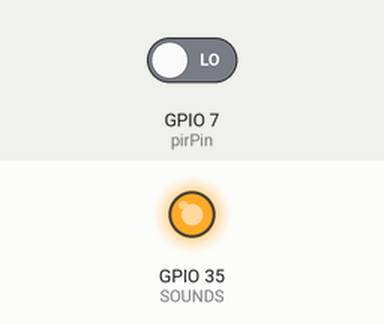
Bench run of a sketch on a simulated ESP32. Parts: output pins drawn as LEDs (lit = HIGH). Inputs (shaded band) come from the test bench; at power-on: GPIO 7 (pirPin) LOW. What the sketch prints to the serial monitor is not drawn.

Above: at 1.2 s.
1.3 s: GPIO 7 (pirPin) driven HIGH
Timing chart, 0 to 8.8 s (numbered marks = the images above; inputs shaded):
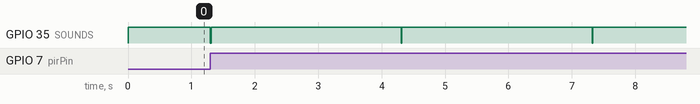

Measured:
- after the input at 1.3 s, GPIO 35 (SOUNDS): alternates HIGH for 3.0 s and LOW for 0.01 s, starting at once

The sketch:

MusicalRollerSlidePlayer.ino
```cpp
int pirPin = D8;

int motionStatus = 0;
int pirState = 0;

#define SOUNDS A7  //music plays when low

void setup() {
  digitalWrite(SOUNDS, HIGH);
  pinMode(pirPin, INPUT);
  Serial.begin(9600);
  pinMode(pirPin, INPUT_PULLUP);
  pinMode(SOUNDS, OUTPUT);
}

void loop() {
  motionStatus = digitalRead(pirPin);

  if (motionStatus == HIGH)
  {
    Serial.println("Motion detected");
    digitalWrite(SOUNDS, 0);
    delay(10);
    digitalWrite(SOUNDS, 1);
    delay(3000);
    motionStatus == LOW;
  }
}
```
